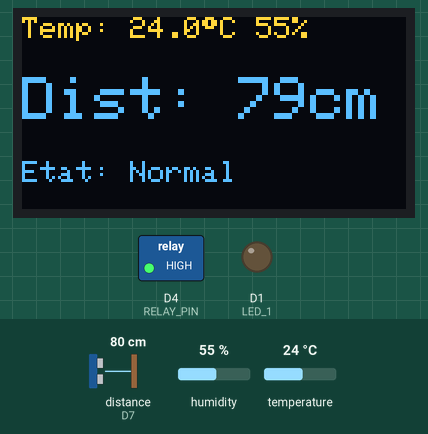
Bench run of a sketch on a simulated ESP8266 (NodeMCU). Parts: 128×64 one-colour display, switched loads named in the sketch (green lamp = pin HIGH), output pins drawn as LEDs (lit = HIGH). Wiring (inferred from the names in the program): ultrasonic range finder: trigger D6; echo D7. Inputs (shaded band) come from the test bench; at power-on: distance to the obstacle (sensor on D7) 80 cm, humidity 55 %, temperature 24 °C. The echo pulse lasts 58.3 µs per cm; the OLED is the two-colour kind (top 16 rows yellow); pins used as bus, display or sensor lines are not drawn; what the sketch prints to the serial monitor is not drawn.

Above: at 2.7 s.
2.8 s: distance to the obstacle (sensor on D7) set to 23 cm
At 4.2 s:
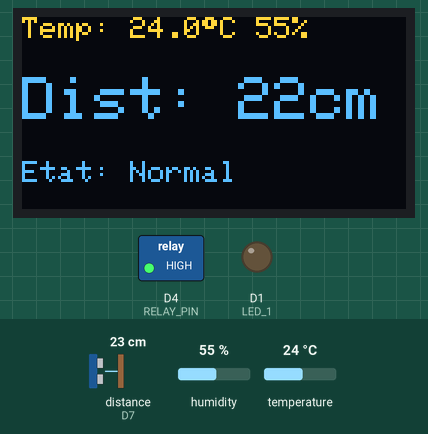
4.9 s: distance to the obstacle (sensor on D7) set to 19 cm
At 7.0 s:
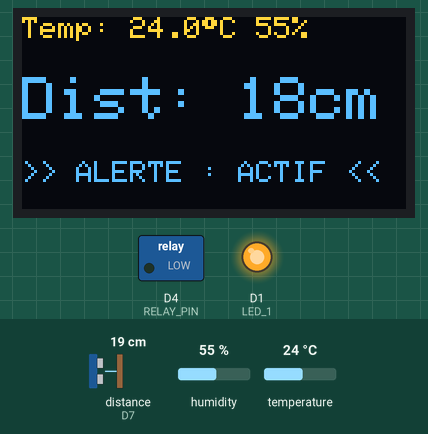
7.7 s: humidity set to 22 %
At 8.8 s:
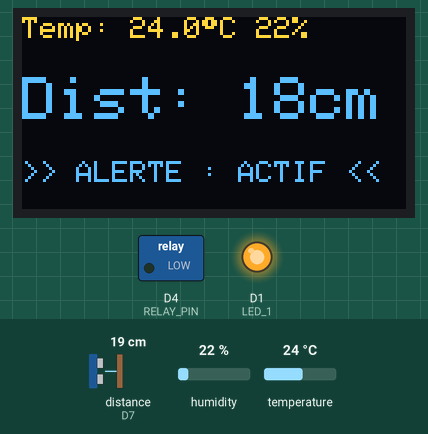
9.8 s: temperature set to 12 °C
At 11.6 s:
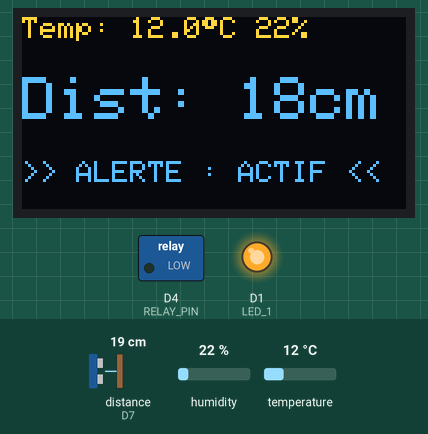
12.3 s: humidity set to 40 %
At 14.4 s:
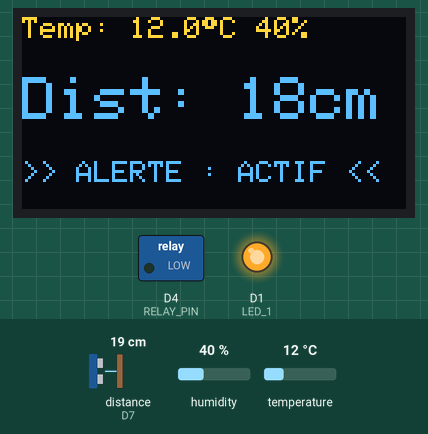
15.4 s: distance to the obstacle (sensor on D7) set to 2 cm
At 16.5 s:
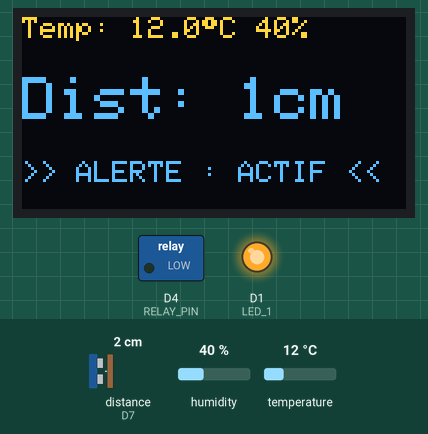
Timing chart, 0 to 18.4 s (numbered marks = the images above; inputs shaded):
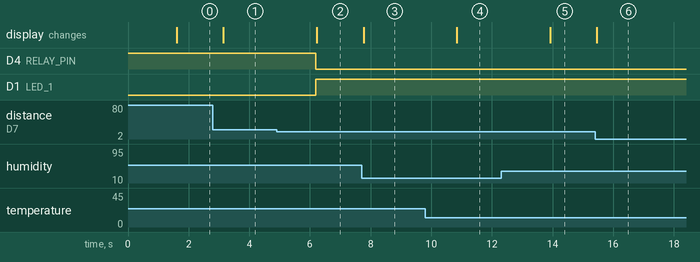

Measured:
- the behaviour switches between 22 and 21 cm on distance to the obstacle (sensor on D7) (found by bisection; images 1 and 2)
- after the input at 2.8 s, the display: changes after 0.34 s (image 1)
- after the input at 4.9 s, D4 (RELAY_PIN): HIGH → LOW after 1.3 s; D1 (LED_1): LOW → HIGH after 1.3 s; the display: changes after 1.3 s (image 2)
- after the input at 7.7 s, the display: changes after 0.07 s (image 3)
- after the input at 9.8 s, the display: changes after 1.0 s (image 4)
- after the input at 12.3 s, the display: changes after 1.6 s (image 5)
- after the input at 15.4 s, the display: changes after 0.05 s (image 6)

The sketch:

smartroom_oled_leo.ino
```cpp
/*
  ============================================================================
  SmartRoom — Sous-système autonome "sécurité + écran OLED" (Léo)
  ============================================================================
  Pilier 3.C — EnergyTech & SmartGrid — Workshop National B3 Horizon 2080

  IMPORTANT — À LIRE :
  Ce sketch est INDÉPENDANT du dashboard web. Il ne se connecte à AUCUN
  WiFi et n'utilise AUCUNE WebSocket : il fonctionne seul, en local, sur
  sa propre carte ESP8266, avec son propre écran OLED.

  Il ne peut donc PAS, tel quel, envoyer ses données au serveur
  (server/server.js) ni apparaître sur le dashboard. Si l'équipe veut
  qu'il remonte ses données au dashboard, il faudrait lui ajouter la
  partie WiFi + WebSocket présente dans l'autre firmware du dossier
  (../smartroom_esp8266/smartroom_esp8266.ino) — décision pas encore
  prise par l'équipe : pour l'instant les deux cartes fonctionnent comme
  deux démonstrations séparées et complémentaires :

    1. smartroom_esp8266/      → carte connectée, alimente le dashboard
                                  en direct (présence, température,
                                  humidité, pilotage LED à distance).
    2. smartroom_oled_leo/     → carte de sécurité locale et autonome,
                                  avec écran OLED, qui déclenche une
                                  alerte physique (relais + LED) si la
                                  température dépasse un seuil ou si
                                  quelqu'un s'approche trop près, SANS
                                  dépendre du réseau ni du serveur.

  Matériel utilisé ici :
    - Écran OLED SSD1306 128x64 (I2C)
    - Capteur DHT11 (température / humidité)
    - Capteur ultrason HC-SR04 (distance)
    - 1 LED + 1 relais (déclenchement physique, ex. ventilation / alarme)

  Ce fichier est fourni tel quel (code réel de Léo), non modifié dans sa
  logique, uniquement documenté ici pour le rapport et la soutenance.
  ============================================================================
*/

#include <Wire.h>
#include <Adafruit_GFX.h>
#include <Adafruit_SSD1306.h>
#include <DHT.h>

// -------------------------------------------------------------------
// CONFIGURATION DE L'ÉCRAN OLED SSD1306 (128x64)
// -------------------------------------------------------------------
#define SCREEN_WIDTH 128
#define SCREEN_HEIGHT 64

Adafruit_SSD1306 display(SCREEN_WIDTH, SCREEN_HEIGHT, &Wire, -1);

// -------------------------------------------------------------------
// CONFIGURATION DU CAPTEUR DHT11
// -------------------------------------------------------------------
#define DHTPIN D5     // Broche DATA du DHT11
#define DHTTYPE DHT11

DHT dht(DHTPIN, DHTTYPE);

// -------------------------------------------------------------------
// CONFIGURATION DU CAPTEUR ULTRASONS HC-SR04
// -------------------------------------------------------------------
const int TRIG_PIN = D6; // Broche Trig du capteur ultrasons
const int ECHO_PIN = D7; // Broche Echo du capteur ultrasons

// -------------------------------------------------------------------
// CONFIGURATION DES ACTIONNEURS
// -------------------------------------------------------------------
const int LED_1     = D1; // LED branchée sur D1
const int RELAY_PIN = D4; // Relais branché sur D4

// -------------------------------------------------------------------
// SEUILS DE DÉCLENCHEMENT ET TEMPORISATION
// -------------------------------------------------------------------
const float SEUIL_TEMP = 28.0;              // Déclenchement si T >= 28.0 °C
const int DISTANCE_SEUIL = 20;              // Déclenchement si Distance <= 20 cm
const unsigned long TEMPO_ALLUMAGE = 10000; // Activation pendant 10 secondes (10000 ms)

unsigned long tempsDeclenchement = 0;
bool systemeActif = false;

void setup() {
  Serial.begin(115200);

  // Communication I2C : SDA sur D2, SCL sur D0
  Wire.begin(D2, D0);

  // Configuration des broches d'entrées/sorties
  pinMode(TRIG_PIN, OUTPUT);
  pinMode(ECHO_PIN, INPUT);
  pinMode(RELAY_PIN, OUTPUT);
  pinMode(LED_1, OUTPUT);

  // État initial : Relais et LED éteints
  digitalWrite(RELAY_PIN, HIGH); // HIGH = Relais désactivé (logique inversée)
  digitalWrite(LED_1, LOW);      // LOW = LED éteinte

  // Initialisation du capteur DHT11
  dht.begin();

  // Initialisation de l'écran OLED (Adresse I2C 0x3C)
  if (!display.begin(SSD1306_SWITCHCAPVCC, 0x3C)) {
    Serial.println(F("Échec d'initialisation de l'OLED. Vérifiez le câblage !"));
    for(;;); // Arrêt de sécurité
  }

  // Message au démarrage
  display.clearDisplay();
  display.setTextSize(1);
  display.setTextColor(WHITE);
  display.setCursor(10, 20);
  display.println("Initialisation...");
  display.display();
  delay(1500);
}

void loop() {
  // 1. Lecture du capteur de température DHT11
  float temp = dht.readTemperature();
  float hum  = dht.readHumidity();

  // 2. Mesure de la distance avec le capteur ultrasons HC-SR04
  digitalWrite(TRIG_PIN, LOW);
  delayMicroseconds(2);
  digitalWrite(TRIG_PIN, HIGH);
  delayMicroseconds(10);
  digitalWrite(TRIG_PIN, LOW);

  long duration = pulseIn(ECHO_PIN, HIGH);
  int distance = duration * 0.034 / 2; // Conversion en cm

  // Diagnostic dans le moniteur série
  Serial.print("Temp: ");
  if (isnan(temp)) Serial.print("Erreur");
  else Serial.print(temp);
  Serial.print(" °C | Hum: ");
  if (isnan(hum)) Serial.print("Erreur");
  else Serial.print(hum);
  Serial.print(" % | Dist: ");
  Serial.print(distance);
  Serial.println(" cm");

  // 3. Détection : Température (>= 28°C) OU Distance (<= 20 cm)
  bool conditionTemp = (!isnan(temp) && temp >= SEUIL_TEMP);
  bool conditionDist = (distance > 0 && distance <= DISTANCE_SEUIL);

  if (conditionTemp || conditionDist) {
    tempsDeclenchement = millis(); // Horodatage du déclenchement

    if (!systemeActif) {
      systemeActif = true;
      digitalWrite(RELAY_PIN, LOW); // Active le relais
      digitalWrite(LED_1, HIGH);   // Allume la LED sur D1
      Serial.println("Alerte ! Relais et LED activés.");
    }
  }

  // 4. Extinction automatique après 10 secondes (non-bloquant)
  if (systemeActif) {
    if (millis() - tempsDeclenchement >= TEMPO_ALLUMAGE) {
      systemeActif = false;
      digitalWrite(RELAY_PIN, HIGH); // Éteint le relais
      digitalWrite(LED_1, LOW);     // Éteint la LED
      Serial.println("Fin de la temporisation. Repos.");
    }
  }

  // 5. Affichage sur l'écran OLED
  display.clearDisplay();
  display.setTextColor(WHITE);

  // Ligne 1 : Température et Humidité
  display.setTextSize(1);
  display.setCursor(0, 0);
  if (!isnan(temp) && !isnan(hum)) {
    display.print("Temp: ");
    display.print(temp, 1);
    display.print((char)247); // Symbole °
    display.print("C ");
    display.print(hum, 0);
    display.println("%");
  } else {
    display.println("Temp: Lecture...");
  }

  // Ligne 2 : Distance
  display.setTextSize(2);
  display.setCursor(0, 20);
  display.print("Dist: ");
  display.print(distance);
  display.println("cm");

  // Ligne 3 : État du système
  display.setTextSize(1);
  display.setCursor(0, 48);
  if (systemeActif) {
    display.println(">> ALERTE : ACTIF <<");
  } else {
    display.println("Etat: Normal");
  }

  display.display();
  delay(1500); // Temps de rafraîchissement requis par le DHT11
}
```
